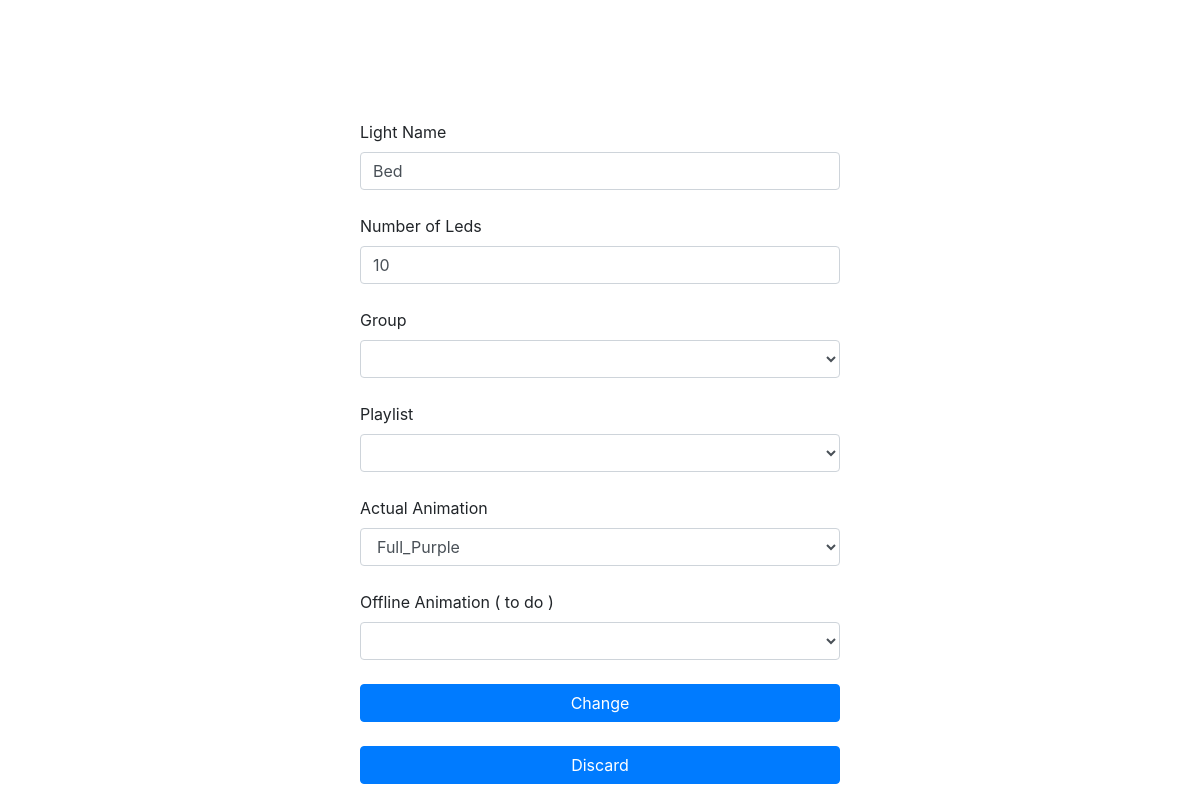
Screenshot of /home/light/settings.php?light_id=3 (signed in) with the database file from the repository.
### tables this page shows
CREATE TABLE `light` (
  `id` int(11) NOT NULL,
  `id_board` int(11) NOT NULL,
  `name` varchar(255) NOT NULL,
  `id_cluster` int(11) NOT NULL,
  `id_animation` int(11) NOT NULL,
  `id_sub_playlist` int(11) NOT NULL
);

CREATE TABLE `board` (
  `id` int(11) NOT NULL,
  `leds_number` int(5) NOT NULL,
  `notify` int(10) NOT NULL
);

CREATE TABLE `user` (
  `id` int(11) NOT NULL,
  `email` varchar(30) NOT NULL,
  `username` varchar(20) NOT NULL,
  `password` varchar(255) NOT NULL,
  `token` varchar(40) DEFAULT NULL
);

CREATE TABLE `animation` (
  `id` int(11) NOT NULL,
  `id_pattern` int(11) NOT NULL,
  `id_playlist` int(11) NOT NULL,
  `name` varchar(30) NOT NULL,
  `leds_number` int(11) NOT NULL,
  `phases` int(11) NOT NULL,
  `delay` int(3) NOT NULL,
  `repeat` int(3) NOT NULL,
  `file_name` text NOT NULL
);

### home/light/settings.php (the view, shortened to what this page needs)
<?php
	if ( !isset( $_SESSION[ "user_id" ] ) )
	{
		header( "Location: /sign/signin.php" );
		die();
	}
	else if ( !isset( $_GET[ "light_id" ] ) )
	{
		header( "Location: /home/home.php" );
		die();
	}
	else
	{
		include "../../connection/sleds_connect.php";
		$statement = $sleds_database -> prepare( "SELECT token FROM user WHERE user.id=?" );
		$statement -> bind_param( "i", $_SESSION[ "user_id" ] );
		$statement -> execute();
		$user_token = ( ( $statement -> get_result() ) -> fetch_assoc() )[ "token" ];
		$statement = $sleds_database -> prepare( "SELECT light.name, light.id_sub_playlist, board.leds_number, light.id_animation, light.id_cluster FROM light JOIN board ON light.id_board=board.id WHERE light.id=?" );
		$statement -> bind_param( "i", $_GET[ "light_id" ] );
		$statement -> execute();
		$light_result = $statement -> get_result();
		$light_result = $light_result -> fetch_assoc();
?>
<!DOCTYPE html>
<html lang="en">
	<head>
		<link rel="stylesheet" href="https://cdn.jsdelivr.net/npm/bootstrap@4.3.1/dist/css/bootstrap.min.css">
		<link rel = "stylesheet" href = "./style/style.css" >
	</head>
	<body>
		<div class = "settings" >
			<form method = "post" action = "./change_settings.php" >
				<div class="form-outline mb-4">
					<label class="form-label" for="name">Light Name</label>
					<input type="text" id="name" class="form-control" value = "<?php echo $light_result[ "name" ]; ?>" />
				</div>
				<div class="form-outline mb-4">
					<label class="form-label" for="board_id">Number of Leds</label>
					<input type="number" id="board_id" class="form-control" value = "<?php echo $light_result[ "leds_number" ]; ?>" />
				</div>
				<div class="form-outline mb-4">
					<label class="form-label" for="group">Group</label>
					<select type="number" id="group" class="form-control" value = "Group" onchange = "change_sub_playlists( this.value, <?php echo $user_token; ?> )">
					<option disabled selected value></option>
					<script>
						load_groups( "<?php echo $user_token ?>" );
					</script>
					</select>
				</div>
				<div class="form-outline mb-4">
					<label class="form-label" for="playlist">Playlist</label>
					<select type="number" id="playlist" class="form-control">
					</select>
				</div>
				<div class="form-outline mb-4">
					<label class="form-label" for="actual_animation">Actual Animation</label>
					<select type="text" id="actual_animation" class="form-control">
						<?php
						$statement = $sleds_database -> prepare( "SELECT animation.name, animation.id FROM animation JOIN relation_animation_sub_playlist ON animation.id=relation_animation_sub_playlist.id_animation WHERE relation_animation_sub_playlist.id_sub_playlist=?" );
						$statement -> bind_param( "i", $light_result[ "id_sub_playlist" ] );
						$statement -> execute();
						$animation_result = $statement -> get_result();
						if ( mysqli_num_rows( $animation_result ) > 0 )
						{
							while ( $animation = $animation_result -> fetch_assoc() )
							{
								echo "<option value='" . $animation[ "id" ] . "'";
								if ( $animation[ "id" ] == $light_result[ "id_animation" ] )
									echo "selected";
								echo ">" . $animation[ "name" ] . "</option>";
							}
						}
						?>
					</select>
				</div>
				<div class="form-outline mb-4">
					<label class="form-label" for="actual_animation">Offline Animation ( to do )</label>
					<select type="number" id="actual_animation" class="form-control" value = "">
					</select>
				</div>
				<button type="submit" class="btn btn-primary btn-block mb-4">Change</button>
			</form>
			<a href = "/home/home.php" ><button class="btn btn-primary btn-block mb-4" >Discard</button></a>
		</div>
	</body>
</html>
<?php
	}
?>

### home/light/style/style.css (style rules this page uses)
.settings { margin-top: 10%; margin-left: 30%; margin-right: 30%; }

### rows the page displays
light: name "Bed", id_board.leds_number "10", id_animation.name "Full_Purple"
